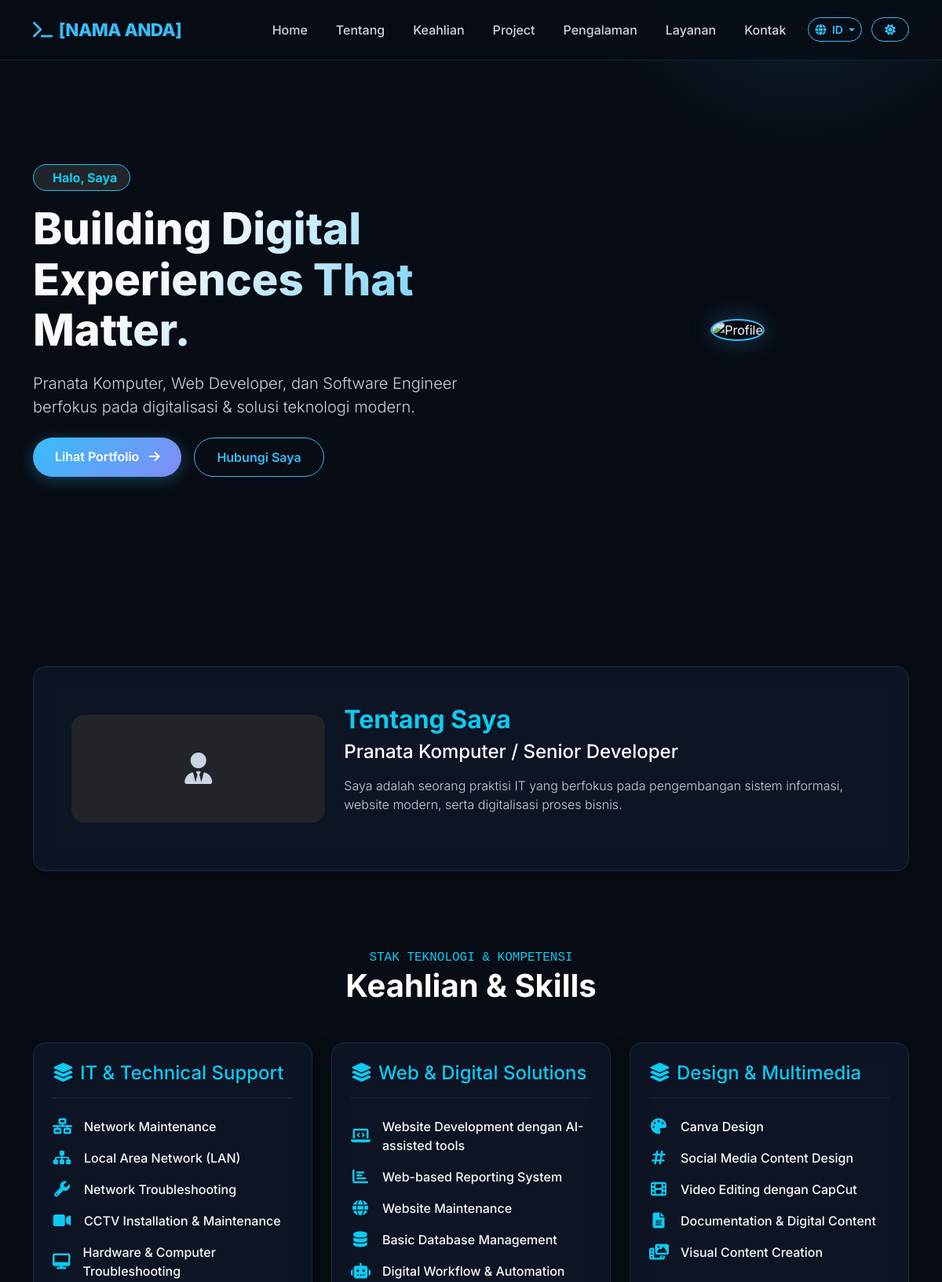
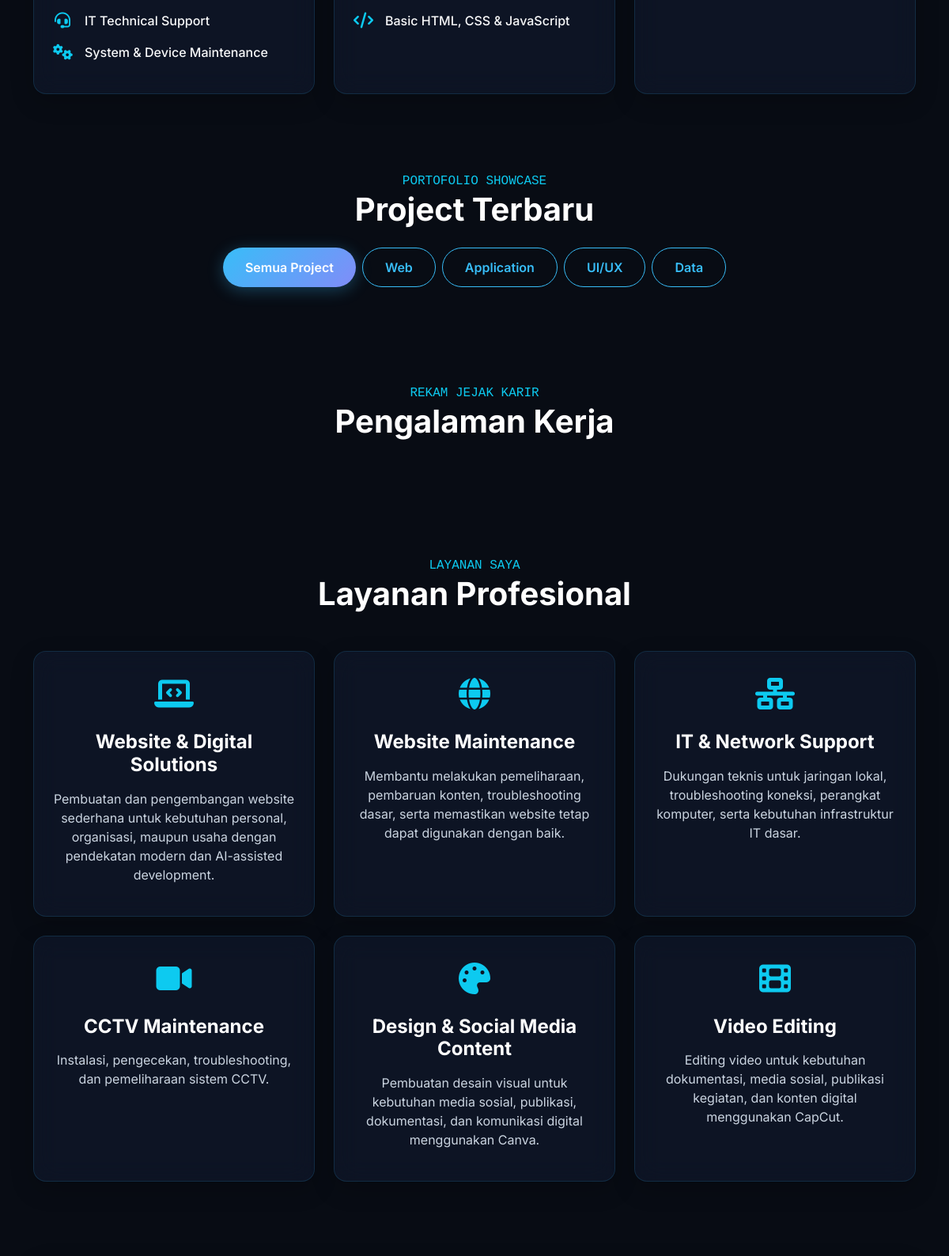
The page / (upper part) on the database its author committed (2 pictures, top to bottom).
### tables this page shows
CREATE TABLE IF NOT EXISTS `site_settings` (
  `id` INT AUTO_INCREMENT PRIMARY KEY,
  `site_title` VARCHAR(150) DEFAULT 'Developer Portfolio | IT Professional',
  `owner_name` VARCHAR(100) DEFAULT '[NAMA ANDA]',
  `headline` VARCHAR(255) DEFAULT 'Building Digital Experiences That Matter.',
  `bio_short` TEXT,
  `email` VARCHAR(100) DEFAULT 'admin@example.com',
  `phone_whatsapp` VARCHAR(20) DEFAULT '+6281234567890',
  `location` VARCHAR(100) DEFAULT 'Indonesia',
  `cv_file` VARCHAR(255) DEFAULT NULL,
  `favicon` VARCHAR(255) DEFAULT NULL,
  `logo` VARCHAR(255) DEFAULT NULL,
  `primary_color` VARCHAR(20) DEFAULT '#38bdf8',
  `footer_text` VARCHAR(255) DEFAULT 'All Rights Reserved.',
  `telegram_bot_token` VARCHAR(255) DEFAULT NULL,
  `telegram_chat_id` VARCHAR(100) DEFAULT NULL,
  `meta_keywords` TEXT,
  `meta_description` TEXT,
  `og_image` VARCHAR(255) DEFAULT NULL,
  `updated_at` TIMESTAMP DEFAULT CURRENT_TIMESTAMP ON UPDATE CURRENT_TIMESTAMP
);

CREATE TABLE IF NOT EXISTS `hero` (
  `id` INT AUTO_INCREMENT PRIMARY KEY,
  `greeting` VARCHAR(100) DEFAULT 'Halo, Saya',
  `greeting_en` VARCHAR(100) DEFAULT 'Hello, I am',
  `headline` VARCHAR(255) DEFAULT 'Pranata Komputer & Fullstack Developer',
  `headline_en` VARCHAR(255) DEFAULT 'IT Specialist & Fullstack Developer',
  `subheadline` TEXT,
  `subheadline_en` TEXT,
  `cta_text_primary` VARCHAR(50) DEFAULT 'Lihat Portfolio',
  `cta_url_primary` VARCHAR(255) DEFAULT '#projects',
  `cta_text_secondary` VARCHAR(50) DEFAULT 'Hubungi Saya',
  `cta_url_secondary` VARCHAR(255) DEFAULT '#contact',
  `profile_image` VARCHAR(255) DEFAULT NULL,
  `is_active` TINYINT(1) DEFAULT 1
);

CREATE TABLE IF NOT EXISTS `profile` (
  `id` INT AUTO_INCREMENT PRIMARY KEY,
  `full_name` VARCHAR(100) DEFAULT '[NAMA LENGKAP]',
  `headline` VARCHAR(200) DEFAULT 'IT & Software Engineering Specialist',
  `headline_en` VARCHAR(200) DEFAULT NULL,
  `about_text` LONGTEXT,
  `about_text_en` LONGTEXT,
  `years_experience` INT DEFAULT 5,
  `projects_completed` INT DEFAULT 30,
  `websites_built` INT DEFAULT 25,
  `technologies_count` INT DEFAULT 15,
  `resume_file` VARCHAR(255) DEFAULT NULL,
  `profile_image` VARCHAR(255) DEFAULT NULL
);

CREATE TABLE IF NOT EXISTS `skill_categories` (
  `id` INT AUTO_INCREMENT PRIMARY KEY,
  `category_name` VARCHAR(100) NOT NULL,
  `category_name_en` VARCHAR(100) DEFAULT NULL,
  `display_order` INT DEFAULT 0
);

CREATE TABLE IF NOT EXISTS `skills` (
  `id` INT AUTO_INCREMENT PRIMARY KEY,
  `category_id` INT NOT NULL,
  `name` VARCHAR(100) NOT NULL,
  `name_en` VARCHAR(100) DEFAULT NULL,
  `level_percentage` INT DEFAULT 85,
  `icon_class` VARCHAR(100) DEFAULT 'fas fa-code',
  `display_order` INT DEFAULT 0,
  FOREIGN KEY (`category_id`) REFERENCES `skill_categories`(`id`) ON DELETE CASCADE
);

CREATE TABLE IF NOT EXISTS `services` (
  `id` INT AUTO_INCREMENT PRIMARY KEY,
  `title` VARCHAR(150) NOT NULL,
  `title_en` VARCHAR(150) DEFAULT NULL,
  `icon_class` VARCHAR(100) DEFAULT 'fas fa-laptop-code',
  `short_description` TEXT,
  `short_description_en` TEXT,
  `display_order` INT DEFAULT 0
);

### config/lang.php (called while the page is built, shortened)
<?php
$current_lang = $_SESSION['lang'] ?? 'id';
$t = $lang[$current_lang];

### config/database.php (called while the page is built, shortened)
<?php
class Database {
    private static $instance = null;
    private $conn;
    private function __construct() {
        try {
            $dsn = "mysql:host=" . DB_HOST . ";dbname=" . DB_NAME . ";charset=" . DB_CHARSET;
            $options = [
                PDO::ATTR_ERRMODE => PDO::ERRMODE_EXCEPTION,
                PDO::ATTR_DEFAULT_FETCH_MODE => PDO::FETCH_ASSOC,
                PDO::ATTR_EMULATE_PREPARES => false,
            ];
            $this->conn = new PDO($dsn, DB_USER, DB_PASS, $options);
        } catch (PDOException $e) {
            die("Database Connection Error: " . $e->getMessage());
        }
    }
    public static function getInstance() {
        if (!self::$instance) {
            self::$instance = new Database();
        }
        return self::$instance;
    }
    public function getConnection() {
        return $this->conn;
    }
}
function db() {
    return Database::getInstance()->getConnection();
}

### config/helper.php (called while the page is built, shortened)
<?php
function sanitize($data) {
    return htmlspecialchars(trim((string)$data), ENT_QUOTES, 'UTF-8');
}
function get_trans($item, $field, $default = '') {
    $current_lang = $_SESSION['lang'] ?? 'id';
    return is_array($item) ? ($item[$field] ?? $default) : $default;
}

### index.php (the view, shortened to what this page needs)
<?php
require_once __DIR__ . '/config/database.php';
require_once __DIR__ . '/config/helper.php';
require_once __DIR__ . '/config/lang.php';
$settings = db()->query("SELECT * FROM site_settings LIMIT 1")->fetch();
$hero = db()->query("SELECT * FROM hero LIMIT 1")->fetch();
$profile = db()->query("SELECT * FROM profile LIMIT 1")->fetch();
$skill_categories = db()->query("SELECT * FROM skill_categories ORDER BY display_order ASC")->fetchAll();
$services = db()->query("SELECT * FROM services ORDER BY display_order ASC, id DESC")->fetchAll();
?>
<!DOCTYPE html>
<html lang="<?= $current_lang ?>">
<head>
    <link href="https://cdn.jsdelivr.net/npm/bootstrap@5.3.0/dist/css/bootstrap.min.css" rel="stylesheet">
    <link href="https://cdnjs.cloudflare.com/ajax/libs/font-awesome/6.4.0/css/all.min.css" rel="stylesheet">
    <link href="https://unpkg.com/aos@2.3.1/dist/aos.css" rel="stylesheet">
    <link href="<?= BASE_URL ?>assets/css/style.css?v=<?= time() ?>" rel="stylesheet">
</head>
<body>
    <div class="ambient-glow-1"></div>
    <nav class="navbar navbar-expand-lg fixed-top navbar-custom">
        <div class="container">
            <a class="navbar-brand" href="#hero">
                <i class="fas fa-terminal me-2"></i><?= sanitize($settings['owner_name'] ?? 'DEV.PORTFOLIO') ?>
            </a>
            <div class="collapse navbar-collapse" id="navbarNav">
                <ul class="navbar-nav ms-auto align-items-center gap-1">
                    <li class="nav-item"><a class="nav-link" href="#hero"><?= $t['home'] ?></a></li>
                    <li class="nav-item"><a class="nav-link" href="#about"><?= $t['about'] ?></a></li>
                    <li class="nav-item"><a class="nav-link" href="#skills"><?= $t['skills'] ?></a></li>
                    <li class="nav-item"><a class="nav-link" href="#projects"><?= $t['projects'] ?></a></li>
                    <li class="nav-item"><a class="nav-link" href="#experience"><?= $t['experience'] ?></a></li>
                    <li class="nav-item"><a class="nav-link" href="#services"><?= $t['services'] ?></a></li>
                    <li class="nav-item"><a class="nav-link" href="#contact"><?= $t['contact'] ?></a></li>
                    <li class="nav-item ms-lg-2 dropdown">
                        <a class="btn btn-sm btn-outline-futuristic dropdown-toggle py-1 px-2" href="#" role="button" data-bs-toggle="dropdown" aria-expanded="false">
                            <i class="fas fa-globe me-1"></i> <?= strtoupper($current_lang) ?>
                        </a>
                    </li>
                    <li class="nav-item ms-lg-2">
                        <button id="theme-toggle" class="btn btn-sm btn-outline-futuristic py-1 px-3"><i class="fas fa-sun"></i></button>
                    </li>
                </ul>
            </div>
        </div>
    </nav>
    <section id="hero" class="hero-section">
        <div class="container">
            <div class="row align-items-center g-5">
                <div class="col-lg-7" data-aos="fade-right">
                    <span class="badge bg-dark border border-info text-info px-3 py-2 rounded-pill mb-3 fs-6">
                        <i class="fas fa-sparkles me-2"></i><?= sanitize(get_trans($hero, 'greeting', 'Halo, Saya')) ?>
                    </span>
                    <h1 class="hero-title"><?= sanitize(get_trans($hero, 'headline', 'Building Digital Experiences')) ?></h1>
                    <p class="lead text-muted mb-4 fs-5" style="max-width: 600px;"><?= sanitize(get_trans($hero, 'subheadline')) ?></p>
                    <div class="d-flex flex-wrap gap-3 mb-4">
                        <a href="<?= sanitize($hero['cta_url_primary'] ?? '#projects') ?>" class="btn btn-futuristic">
                            <?= sanitize($hero['cta_text_primary'] ?? $t['see_portfolio']) ?> <i class="fas fa-arrow-right ms-2"></i>
                        </a>
                        <a href="<?= sanitize($hero['cta_url_secondary'] ?? '#contact') ?>" class="btn btn-outline-futuristic">
                            <?= sanitize($hero['cta_text_secondary'] ?? $t['contact_me']) ?>
                        </a>
                    </div>
                </div>
                <div class="col-lg-5 text-center" data-aos="fade-left">
                    <div class="hero-profile-wrapper">
                        <?php if (!empty($hero['profile_image'])): ?>
                            <img src="<?= UPLOAD_URL . sanitize($hero['profile_image']) ?>" alt="Profile" class="hero-profile-img">
                        <?php else: ?>
                            <img src="https://images.unsplash.com/photo-1534528741775-53994a69daeb?auto=format&fit=crop&w=600&q=80" alt="Profile" class="hero-profile-img">
                        <?php endif; ?>
                    </div>
                </div>
            </div>
        </div>
    </section>
    <section id="about" class="py-5">
        <div class="container">
            <div class="glass-box p-4 p-md-5" data-aos="fade-up">
                <div class="row align-items-center g-4">
                    <div class="col-lg-4 text-center">
                        <?php if (!empty($profile['profile_image'])): ?>
                            <img src="<?= UPLOAD_URL . sanitize($profile['profile_image']) ?>" class="img-fluid rounded-4 border border-info shadow-lg" style="max-height: 350px; object-fit: cover;">
                        <?php else: ?>
                            <div class="p-5 text-center bg-dark rounded-4 text-muted"><i class="fas fa-user-tie fs-1"></i></div>
                        <?php endif; ?>
                    </div>
                    <div class="col-lg-8">
                        <h2 class="text-info fw-bold mb-2"><?= $t['about_me'] ?></h2>
                        <h4 class="text-white mb-3"><?= sanitize(get_trans($profile, 'headline')) ?></h4>
                        <p class="text-muted lead fs-6 mb-4" style="white-space: pre-wrap;"><?= sanitize(get_trans($profile, 'about_text')) ?></p>
                    </div>
                </div>
            </div>
        </div>
    </section>
    <section id="skills" class="py-5">
        <div class="container">
            <div class="text-center mb-5" data-aos="fade-up">
                <span class="text-info font-monospace"><?= $t['tech_competencies'] ?></span>
                <h2 class="fw-bold text-white fs-1"><?= $t['skills_title'] ?></h2>
            </div>
            <div class="row g-4">
                <?php foreach ($skill_categories as $cat): ?>
                    <div class="col-lg-4 col-md-6" data-aos="fade-up">
                        <div class="glass-box p-4 h-100">
                            <h4 class="text-info mb-4 border-bottom border-secondary border-opacity-25 pb-3">
                                <i class="fas fa-layer-group me-2"></i><?= sanitize(get_trans($cat, 'category_name')) ?>
                            </h4>
                            <?php
                            $s_stmt = db()->prepare("SELECT * FROM skills WHERE category_id = ? ORDER BY display_order ASC");
                            $s_stmt->execute([$cat['id']]);
                            $cat_skills = $s_stmt->fetchAll();
                            ?>
                            <ul class="list-unstyled mb-0">
                                <?php foreach ($cat_skills as $sk): ?>
                                    <li class="d-flex align-items-center mb-3 text-light">
                                        <i class="<?= sanitize(!empty($sk['icon_class']) ? $sk['icon_class'] : 'fas fa-check-circle') ?> text-info me-3 fs-5" style="width: 24px; text-align: center;"></i>
                                        <span class="fw-medium"><?= sanitize(get_trans($sk, 'name')) ?></span>
                                    </li>
                                <?php endforeach; ?>
                            </ul>
                        </div>
                    </div>
                <?php endforeach; ?>
            </div>
        </div>
    </section>
    <section id="projects" class="py-5">
        <div class="container">
            <div class="text-center mb-5" data-aos="fade-up">
                <span class="text-info font-monospace"><?= $t['portfolio_showcase'] ?></span>
                <h2 class="fw-bold text-white fs-1"><?= $t['recent_projects'] ?></h2>
                <div class="d-flex justify-content-center flex-wrap gap-2 mt-4">
                    <button class="btn btn-futuristic project-filter-btn active" data-filter="all"><?= $t['all_projects'] ?></button>
                    <button class="btn btn-outline-futuristic project-filter-btn" data-filter="Web">Web</button>
                    <button class="btn btn-outline-futuristic project-filter-btn" data-filter="Application">Application</button>
                    <button class="btn btn-outline-futuristic project-filter-btn" data-filter="UI/UX">UI/UX</button>
                    <button class="btn btn-outline-futuristic project-filter-btn" data-filter="Data">Data</button>
                </div>
            </div>
        </div>
    </section>
    <section id="experience" class="py-5">
        <div class="container">
            <div class="text-center mb-5" data-aos="fade-up">
                <span class="text-info font-monospace"><?= $t['career_path'] ?></span>
                <h2 class="fw-bold text-white fs-1"><?= $t['work_experience'] ?></h2>
            </div>
        </div>
    </section>
    <section id="services" class="py-5">
        <div class="container">
            <div class="text-center mb-5" data-aos="fade-up">
                <span class="text-info font-monospace"><?= $t['what_i_offer'] ?></span>
                <h2 class="fw-bold text-white fs-1"><?= $t['my_services'] ?></h2>
            </div>
            <div class="row g-4">
                <?php foreach ($services as $srv): ?>
                    <div class="col-lg-4 col-md-6" data-aos="fade-up">
                        <div class="glass-box p-4 text-center h-100">
                            <div class="mb-3 text-info fs-1">
                                <i class="<?= sanitize($srv['icon_class']) ?>"></i>
                            </div>
                            <h4 class="text-white fw-bold mb-3"><?= sanitize(get_trans($srv, 'title')) ?></h4>
                            <p class="text-muted"><?= sanitize(get_trans($srv, 'short_description')) ?></p>
                        </div>
                    </div>
                <?php endforeach; ?>
            </div>
        </div>
    </section>
    <section id="contact" class="py-5">
    </section>
</body>
</html>

### rows shown on the page
site_settings: owner_name "[NAMA ANDA]"
hero: greeting "Halo, Saya", headline "Building Digital Experiences That Matter.", subheadline "Pranata Komputer, Web Developer, dan Software Engineer berfokus pada digitalisasi & solusi teknologi modern.", cta_text_primary "Lihat Portfolio", cta_text_secondary "Hubungi Saya"
profile: headline "Pranata Komputer / Senior Developer", about_text "Saya adalah seorang praktisi IT yang berfokus pada pengembangan sistem informasi, website modern, serta digitalisasi proses bisnis."
skill_categories: category_name "IT & Technical Support"
skills: name "Network Maintenance"
skills: name "Local Area Network (LAN)"
skills: name "Network Troubleshooting"
skills: name "CCTV Installation & Maintenance"
skills: name "Hardware & Computer Troubleshooting"
skills: name "IT Technical Support"
skills: name "System & Device Maintenance"
skill_categories: category_name "Web & Digital Solutions"
skills: name "Website Development dengan AI-assisted tools"
skills: name "Web-based Reporting System"
skills: name "Website Maintenance"
skills: name "Basic Database Management"
skills: name "Digital Workflow & Automation"
skills: name "Basic HTML, CSS & JavaScript"
skill_categories: category_name "Design & Multimedia"
skills: name "Canva Design"
skills: name "Social Media Content Design"
skills: name "Video Editing dengan CapCut"
skills: name "Documentation & Digital Content"
skills: name "Visual Content Creation"
services: title "Website & Digital Solutions", short_description "Pembuatan dan pengembangan website sederhana untuk kebutuhan personal, organisasi, maupun usaha dengan pendekatan modern dan AI-assisted development."
services: title "Website Maintenance", short_description "Membantu melakukan pemeliharaan, pembaruan konten, troubleshooting dasar, serta memastikan website tetap dapat digunakan dengan baik."
services: title "IT & Network Support", short_description "Dukungan teknis untuk jaringan lokal, troubleshooting koneksi, perangkat komputer, serta kebutuhan infrastruktur IT dasar."
services: title "CCTV Maintenance", short_description "Instalasi, pengecekan, troubleshooting, dan pemeliharaan sistem CCTV."
services: title "Design & Social Media Content", short_description "Pembuatan desain visual untuk kebutuhan media sosial, publikasi, dokumentasi, dan komunikasi digital menggunakan Canva."
services: title "Video Editing", short_description "Editing video untuk kebutuhan dokumentasi, media sosial, publikasi kegiatan, dan konten digital menggunakan CapCut."

### other values the page prints
$t['home'] "Home"
$t['about'] "Tentang"
$t['skills'] "Keahlian"
$t['projects'] "Project"
$t['experience'] "Pengalaman"
$t['services'] "Layanan"
$t['contact'] "Kontak"
$current_lang "ID"
$t['about_me'] "Tentang Saya"
$t['tech_competencies'] "STAK TEKNOLOGI & KOMPETENSI"
$t['skills_title'] "Keahlian & Skills"
$t['portfolio_showcase'] "PORTOFOLIO SHOWCASE"
$t['recent_projects'] "Project Terbaru"
$t['all_projects'] "Semua Project"
$t['career_path'] "REKAM JEJAK KARIR"
